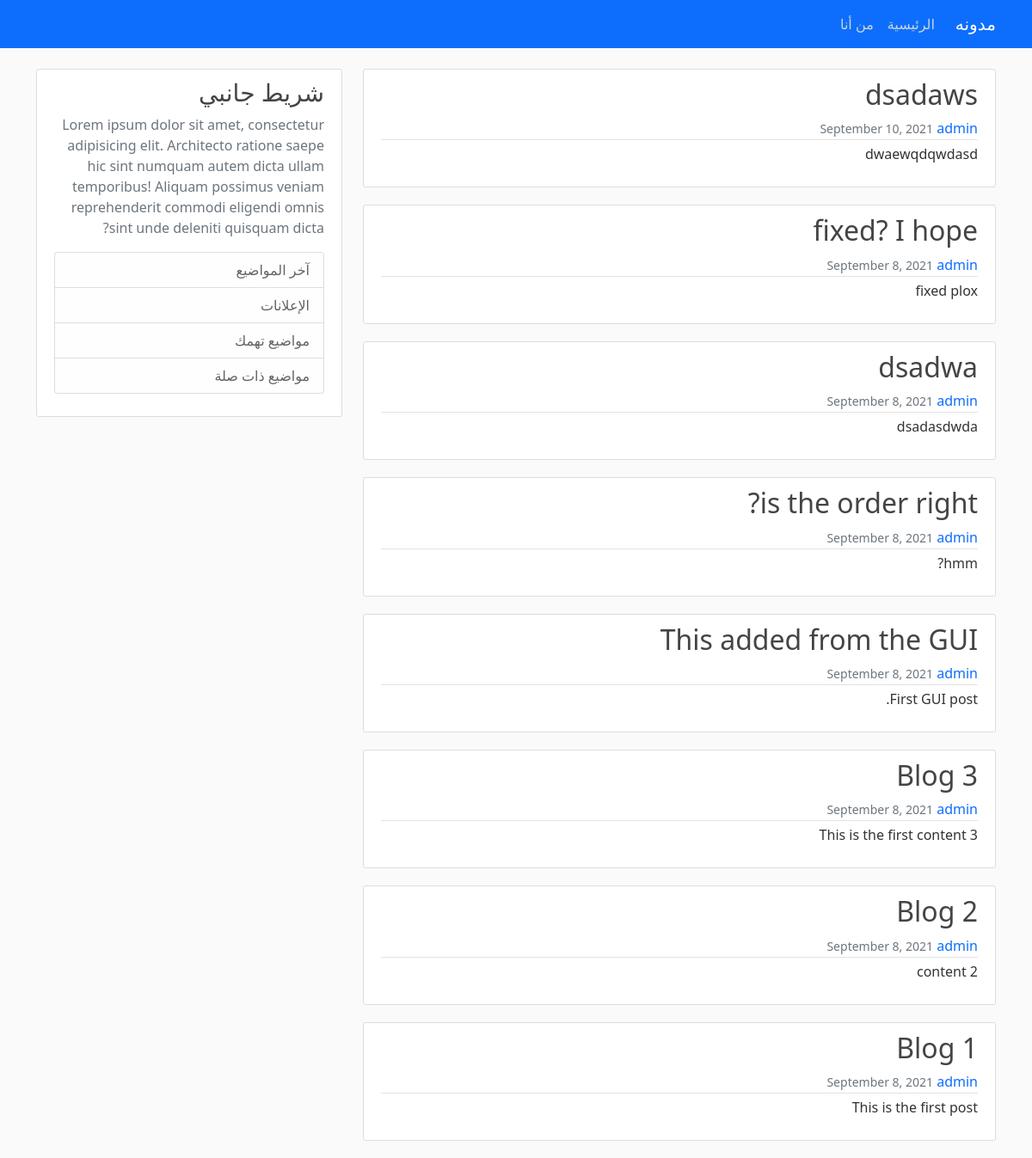
Before: / with the older database file.
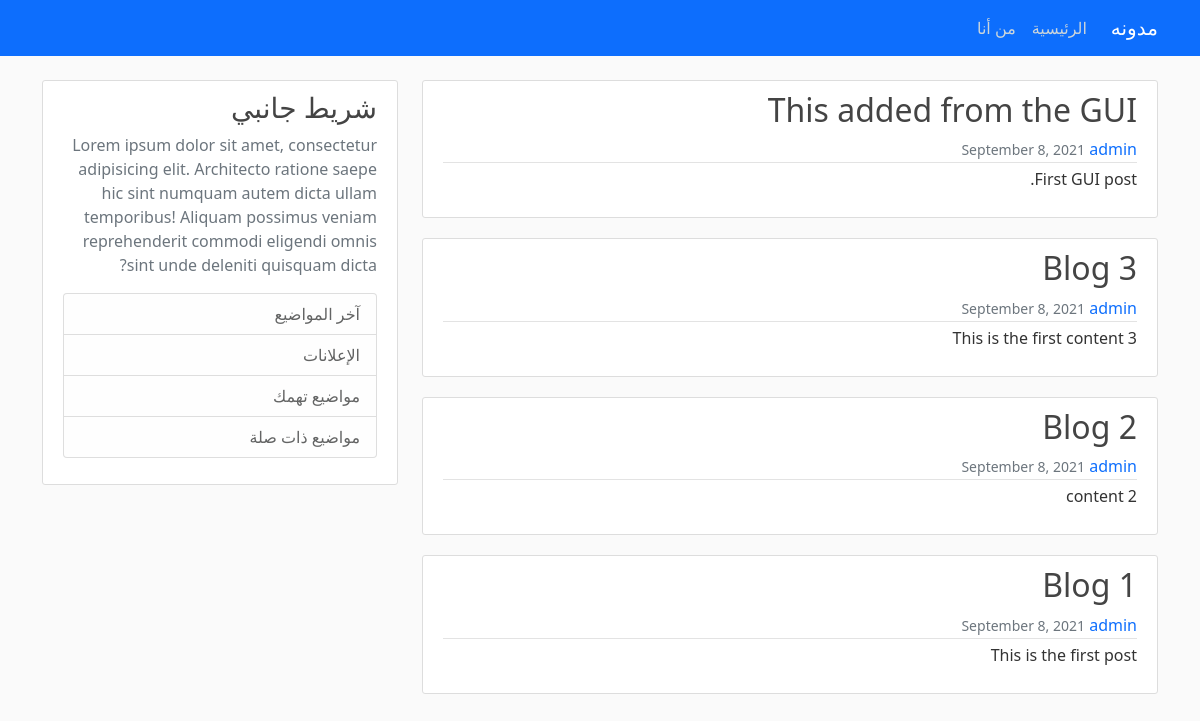
After: the same page with the newer database file.
### blog/models.py (models this page shows, shortened)
class Post(models.Model):
    title = models.CharField(max_length=200)
    content = models.TextField()
    date_posted = models.DateTimeField(default=timezone.now)
    author = models.ForeignKey(User, on_delete=models.CASCADE)

### blog/views.py (the view)
# urls.py: path('', PostListView.as_view(), name="home"),
class  PostListView(ListView):
    model = Post
    context_object_name = 'posts'
    ordering = ['-date_posted']

### blog/templates/blog/post_list.html
{% extends "blog/base.html" %}
{% block content %}
  {% for post in posts %}
<article class="media content-section">
  <div class="media-body">
    <div class="article-metadata">
      <h2><a class="article-title text-decoration-none" href="{% url 'post-detail' post.id %}">{{ post.title }}</a></h2>
      <small class="text-muted">{{ post.date_posted|date:"F j, Y" }}</small>
      <a class="mr-2 text-decoration-none" href="#">{{ post.author }}</a>
    </div>
    <p class="article-content">{{ post.content }}</p>
  </div>
</article>
  {% endfor %}
{% endblock content %}

### blog/templates/blog/base.html (shortened to what this page needs)
{% load static %}
<!DOCTYPE html>
<html lang="ar" dir="rtl">
<head>
    <link rel="stylesheet" href="https://cdn.jsdelivr.net/npm/bootstrap@5.0.2/dist/css/bootstrap.rtl.min.css">
    <link rel="stylesheet" type="text/css" href="{% static "blog/main.css" %}">
</head>
<body>
    <header class="site-header">
        <nav class="navbar navbar-expand-md navbar-dark bg-primary fixed-top">
          <div class="container">
            <a class="navbar-brand mr-4" href="/">مدونه </a>
            <div class="collapse navbar-collapse" id="navbarToggle">
              <div class="navbar-nav mr-md-5">
                <a class="nav-item nav-link" href="{% url 'home' %}">الرئيسية</a>
                <a class="nav-item nav-link" href="{% url 'about' %}">من أنا</a>
              </div>
            </div>
          </div>
        </nav>
      </header>
      <main role="main" class="container">
        <div class="row">
          <div class="col-md-8">
            {% block content %}{% endblock %}
          </div>
          <div class="col-md-4">
            <div class="content-section">
              <h3>شريط جانبي</h3>
              <p class='text-muted'>Lorem ipsum dolor sit amet, consectetur adipisicing elit. Architecto ratione saepe hic sint numquam autem dicta ullam temporibus! Aliquam possimus veniam reprehenderit commodi eligendi omnis sint unde deleniti quisquam dicta?
                <ul class="list-group">
                  <li class="list-group-item list-group-item-light">آخر المواضيع</li>
                  <li class="list-group-item list-group-item-light">الإعلانات</li>
                  <li class="list-group-item list-group-item-light">مواضيع تهمك</li>
                  <li class="list-group-item list-group-item-light">مواضيع ذات صلة</li>
                </ul>
              </p>
            </div>
          </div>
        </div>
      </main>
</body>
</html>

### blog/static/blog/main.css (style rules this page uses)
body { background: #fafafa; color: #333333; margin-top: 5rem; }
h1, h2, h3, h4, h5, h6 { color: #444444; }
ul { margin: 0; }
.site-header .navbar-nav .nav-link { color: #cbd5db; }
.content-section { background: #ffffff; padding: 10px 20px; border: 1px solid #dddddd; border-radius: 3px; margin-bottom: 20px; }
.article-title { color: #444444; }
.article-content { white-space: pre-line; }
.article-metadata { padding-bottom: 1px; margin-bottom: 4px; border-bottom: 1px solid #e3e3e3 }

Changed rows visible on the page:
removed Post: title "dsadaws", date_posted "September 10, 2021", author "admin", content "dwaewqdqwdasd"
removed Post: title "fixed? I hope", date_posted "September 8, 2021", author "admin", content "fixed plox"
removed Post: title "dsadwa", date_posted "September 8, 2021", author "admin", content "dsadasdwda"
removed Post: title "is the order right?", date_posted "September 8, 2021", author "admin", content "hmm?"
